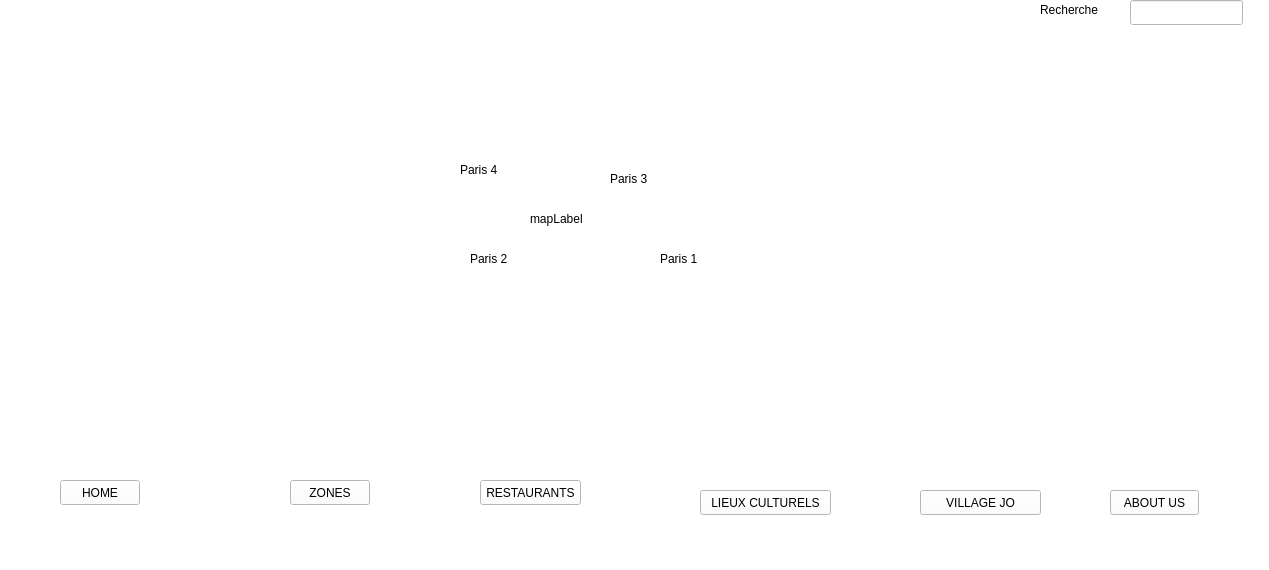
<?xml version="1.0" encoding="UTF-8"?>
<ui version="4.0">
 <class>MainWindow</class>
 <widget class="QMainWindow" name="MainWindow">
  <property name="geometry">
   <rect>
    <x>0</x>
    <y>0</y>
    <width>1269</width>
    <height>570</height>
   </rect>
  </property>
  <property name="windowTitle">
   <string>MainWindow</string>
  </property>
  <property name="styleSheet">
   <string notr="true">background-color: rgb(255, 255, 255);</string>
  </property>
  <widget class="QWidget" name="centralwidget">
   <widget class="QPushButton" name="LieuxButton">
    <property name="geometry">
     <rect>
      <x>700</x>
      <y>490</y>
      <width>131</width>
      <height>25</height>
     </rect>
    </property>
    <property name="text">
     <string>LIEUX CULTURELS</string>
    </property>
   </widget>
   <widget class="QPushButton" name="restaurantsButton">
    <property name="geometry">
     <rect>
      <x>480</x>
      <y>480</y>
      <width>101</width>
      <height>25</height>
     </rect>
    </property>
    <property name="text">
     <string>RESTAURANTS</string>
    </property>
   </widget>
   <widget class="QPushButton" name="zonesButton">
    <property name="geometry">
     <rect>
      <x>290</x>
      <y>480</y>
      <width>80</width>
      <height>25</height>
     </rect>
    </property>
    <property name="text">
     <string>ZONES</string>
    </property>
   </widget>
   <widget class="QPushButton" name="HomeButton">
    <property name="geometry">
     <rect>
      <x>60</x>
      <y>480</y>
      <width>80</width>
      <height>25</height>
     </rect>
    </property>
    <property name="text">
     <string>HOME</string>
    </property>
   </widget>
   <widget class="QPushButton" name="villageJOButton">
    <property name="geometry">
     <rect>
      <x>920</x>
      <y>490</y>
      <width>121</width>
      <height>25</height>
     </rect>
    </property>
    <property name="text">
     <string>VILLAGE JO</string>
    </property>
   </widget>
   <widget class="QPushButton" name="UsButton">
    <property name="geometry">
     <rect>
      <x>1110</x>
      <y>490</y>
      <width>89</width>
      <height>25</height>
     </rect>
    </property>
    <property name="text">
     <string>ABOUT US</string>
    </property>
   </widget>
   <widget class="QLabel" name="mapLabel">
    <property name="geometry">
     <rect>
      <x>530</x>
      <y>210</y>
      <width>67</width>
      <height>17</height>
     </rect>
    </property>
    <property name="text">
     <string>mapLabel</string>
    </property>
   </widget>
   <widget class="QLabel" name="emojiLabel1">
    <property name="geometry">
     <rect>
      <x>660</x>
      <y>250</y>
      <width>91</width>
      <height>17</height>
     </rect>
    </property>
    <property name="text">
     <string>Paris 1</string>
    </property>
   </widget>
   <widget class="QLabel" name="emojiLabel2">
    <property name="geometry">
     <rect>
      <x>470</x>
      <y>250</y>
      <width>91</width>
      <height>17</height>
     </rect>
    </property>
    <property name="text">
     <string>Paris 2</string>
    </property>
   </widget>
   <widget class="QLabel" name="emojiLabel4">
    <property name="geometry">
     <rect>
      <x>460</x>
      <y>160</y>
      <width>71</width>
      <height>20</height>
     </rect>
    </property>
    <property name="text">
     <string>Paris 4</string>
    </property>
   </widget>
   <widget class="QLabel" name="emojiLabel3">
    <property name="geometry">
     <rect>
      <x>610</x>
      <y>170</y>
      <width>91</width>
      <height>17</height>
     </rect>
    </property>
    <property name="text">
     <string>Paris 3</string>
    </property>
   </widget>
   <widget class="QLineEdit" name="searchlineEdit">
    <property name="geometry">
     <rect>
      <x>1130</x>
      <y>0</y>
      <width>113</width>
      <height>25</height>
     </rect>
    </property>
    <property name="text">
     <string/>
    </property>
   </widget>
   <widget class="QLabel" name="label">
    <property name="geometry">
     <rect>
      <x>1040</x>
      <y>0</y>
      <width>71</width>
      <height>20</height>
     </rect>
    </property>
    <property name="text">
     <string>Recherche</string>
    </property>
   </widget>
  </widget>
  <widget class="QMenuBar" name="menubar">
   <property name="geometry">
    <rect>
     <x>0</x>
     <y>0</y>
     <width>1269</width>
     <height>22</height>
    </rect>
   </property>
  </widget>
  <widget class="QStatusBar" name="statusbar"/>
 </widget>
 <resources/>
 <connections/>
</ui>
